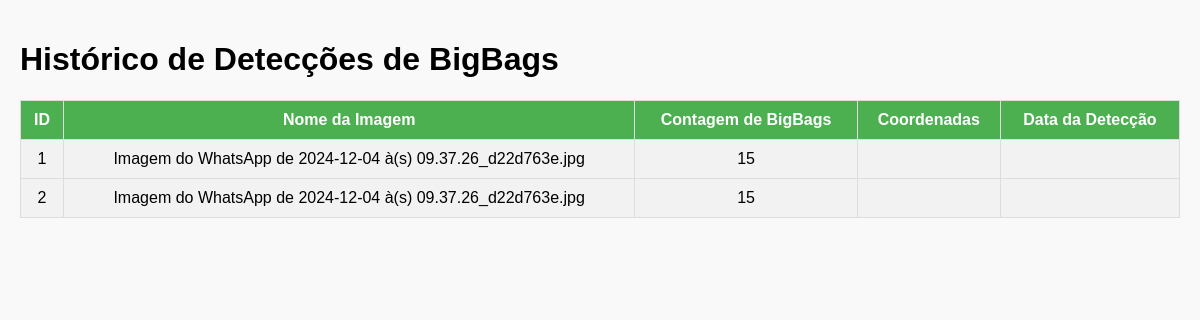
Page /history on the earlier database version.
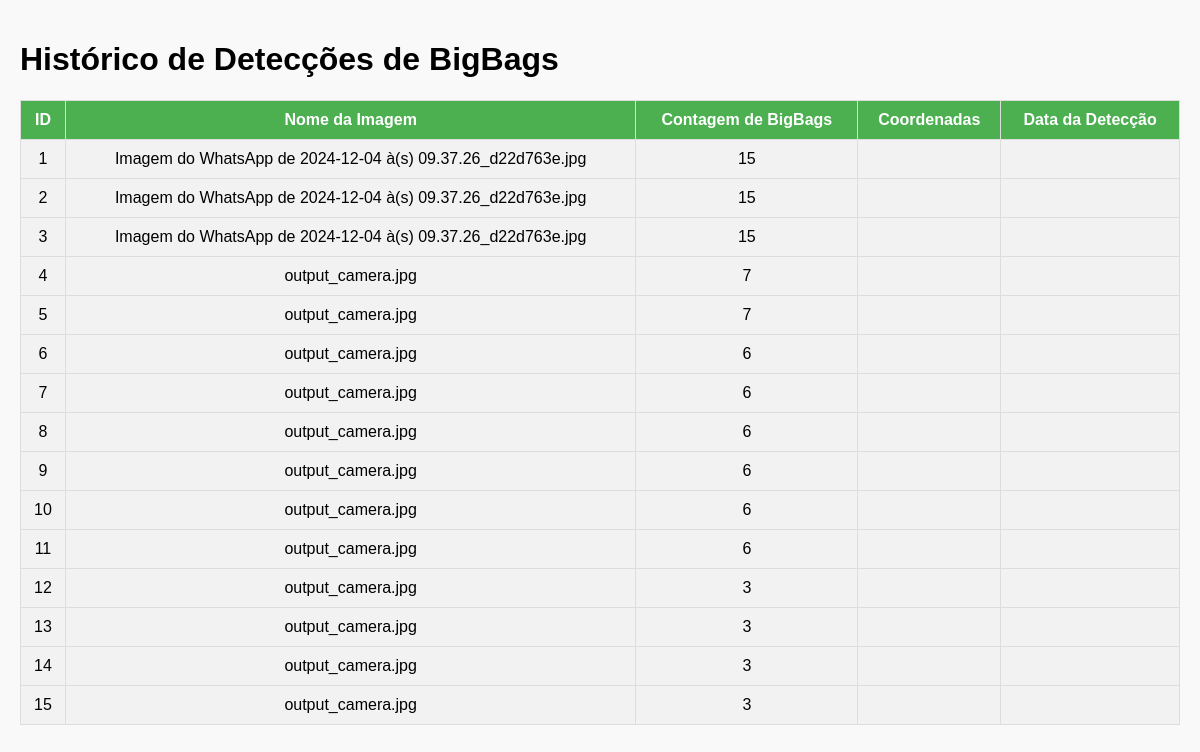
Same page on the later database version.
### tables this page shows
CREATE TABLE detections (
            id INTEGER PRIMARY KEY AUTOINCREMENT,
            image_name TEXT NOT NULL,
            image_path TEXT NOT NULL,
            count INTEGER NOT NULL
        );

### main.py (the view)
@app.route('/history')
def history():
    try:
        conn = sqlite3.connect('database.db')
        cursor = conn.cursor()
        cursor.execute('SELECT id, image_name, count FROM detections')
        records = cursor.fetchall()
        conn.close()
        return render_template('history.html', records=records)
    except Exception as e:
        print(f"Erro ao acessar o histórico: {e}")
        return "Ocorreu um erro ao acessar o histórico. Verifique o console para mais detalhes."

### templates/history.html (shortened to what this page needs)
<!DOCTYPE html>
<html lang="en">
<head>
</head>
<body>
    <h1>Histórico de Detecções de BigBags</h1>
    <table>
        <thead>
            <tr>
                <th>ID</th>
                <th>Nome da Imagem</th>
                <th>Contagem de BigBags</th>
                <th>Coordenadas</th>
                <th>Data da Detecção</th>
            </tr>
        </thead>
        <tbody>
            {% for record in records %}
                <tr>
                    <td>{{ record[0] }}</td>
                    <td>{{ record[1] }}</td>
                    <td>{{ record[2] }}</td>
                    <td>{{ record[3] }}</td>
                    <td>{{ record[4] }}</td>
                </tr>
            {% endfor %}
        </tbody>
    </table>
</body>
</html>

### templates/history.html (style rules this page uses)
body { font-family: Arial, sans-serif; background-color: #f9f9f9; margin: 0; padding: 20px; }
table { width: 100%; border-collapse: collapse; }
th, td { padding: 10px; border: 1px solid #ddd; text-align: center; }
th { background-color: #4CAF50; color: white; }
td { background-color: #f2f2f2; }

Differences in the rows shown:
added detections: id "3", image_name "Imagem do WhatsApp de 2024-12-04 à(s) 09.37.26_d22d763e.jpg", count "15"
added detections: id "4", image_name "output_camera.jpg", count "7"
added detections: id "5", image_name "output_camera.jpg", count "7"
added detections: id "6", image_name "output_camera.jpg", count "6"
added detections: id "7", image_name "output_camera.jpg", count "6"
added detections: id "8", image_name "output_camera.jpg", count "6"
added detections: id "9", image_name "output_camera.jpg", count "6"
added detections: id "10", image_name "output_camera.jpg", count "6"
added detections: id "11", image_name "output_camera.jpg", count "6"
added detections: id "12", image_name "output_camera.jpg", count "3"
added detections: id "13", image_name "output_camera.jpg", count "3"
added detections: id "14", image_name "output_camera.jpg", count "3"
added detections: id "15", image_name "output_camera.jpg", count "3"
